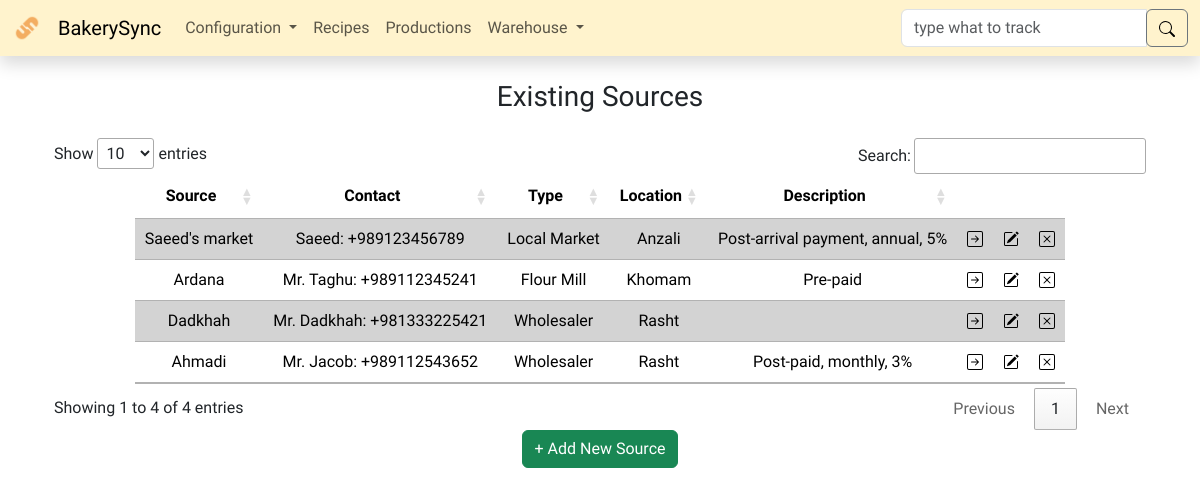
The app's page /sources/, older data.
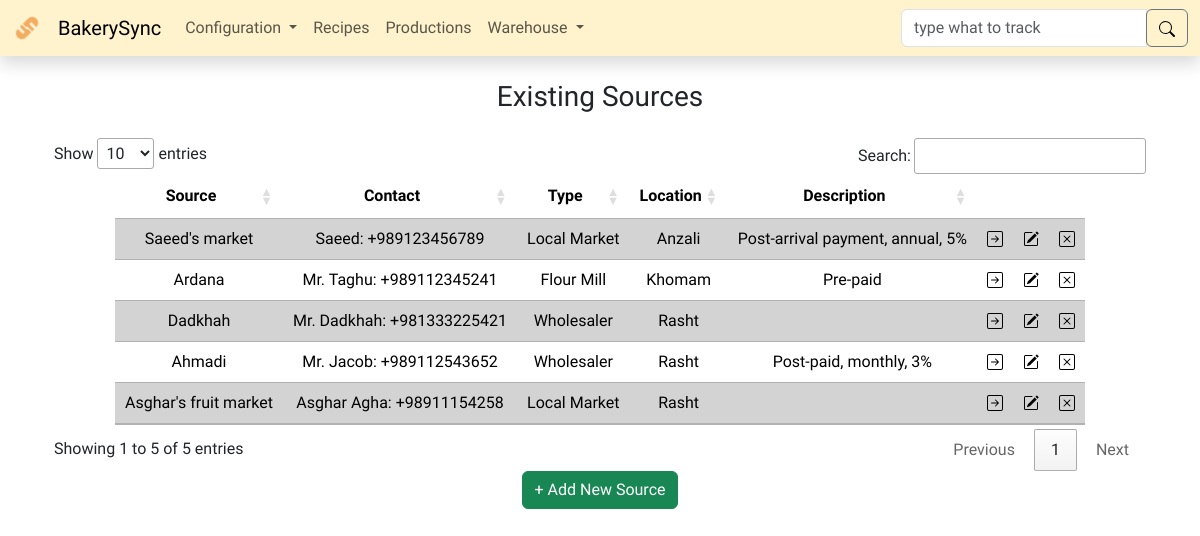
The same page, newer data.
### models.py (models this page shows, shortened)
class BaseModel(db.Model):
    __abstract__ = True
    id = db.Column(db.Integer, primary_key=True)

class Source(BaseModel):
    name = db.Column(db.String(255), unique=True, nullable=False)
    contact_person = db.Column(db.String(255))
    contact_information = db.Column(db.String(255))
    type = db.Column(db.String(255), nullable=False)
    location = db.Column(db.String(255))
    description = db.Column(db.String(255))
    arrivals = db.relationship('IngredientArrival', backref='source')

### routes/sources.py (the view)
@sources_bp.route('/', methods=['GET', 'POST'])
def sources():
    if request.method == 'POST':
        name = request.form['name'].capitalize()
        contact_person = request.form['contact_person'].title()
        contact_information = request.form['contact_information']
        type = request.form['type'].title()
        location = request.form['location'].title()
        description = request.form['description']
        new_source = Source(
            name=name,
            contact_person=contact_person,
            contact_information=contact_information,
            type=type,
            location=location,
            description=description
        )
        try:
            db.session.add(new_source)
            db.session.commit()
            flash('New source added successfully', 'success')
            return redirect(url_for('sources.sources'))
        except Exception as e:
            if 'UNIQUE constraint failed: source.name' in str(e):
                flash(
                    f'Can not add another source with the name {name}. Source name must be unique. Please choose a different name.', 'warning')
            else:
                flash(f'Error: {str(e)}', 'warning')
            db.session.rollback()  # Rollback any changes to the database
            return redirect(url_for('sources.sources'))
    else:
        sources = Source.query.all()
        return render_template('sources.html', sources=sources)

### app.py (called while the page is built)
@app.after_request
def after_request(response):
    response.headers["Cache-Control"] = "no-cache, no-store, must-revalidate"
    response.headers["Expires"] = 0
    response.headers["Pragma"] = "no-cache"
    return response

@app.template_filter('escape_html')
def escape_html_filter(s):
    result = ""
    for c in s:
        if c in ["'", '"']:
            result += "\\" + c
        else:
            result += c
    return result

### templates/sources.html (shortened to what this page needs)
{% extends "layout.html" %}
{%block main %}
<div class="container mx-auto text-center">
  <div class="container mx-auto">
    <h3 class="my-4">Existing Sources</h3>
    <table id="source_table" class="table table-striped w-auto mx-auto">
      <thead>
        <tr>
          <th>Source</th>
          <th>Contact</th>
          <th>Type</th>
          <th>Location</th>
          <th>Description</th>
          <th></th>
          <th></th>
          <th></th>
        </tr>
      </thead>
      <tbody>
        {% for source in sources %}
        <tr>
          <td>{{ source.name }}</td>
          <td>{{ source.contact_person }}: {{ source.contact_information }}</td>
          <td>{{ source.type }}</td>
          <td>{{ source.location }}</td>
          <td>{{ source.description }}</td>
          <td>
            <form action="{{ url_for('sources.track') }}" method="post">
              <input
                type="image"
                src="/static/icons/arrow-right-square.svg"
                alt="track"
                name="source_track"
                title="Track {{ source.name }}"
              />
            </form>
          </td>
          <td>
            <img
              src="/static/icons/pencil-square.svg"
              alt="edit"
              name="source_edit"
              type="button"
              class="edit-source"
              title="Edit {{ source.name }}"
              data-bs-toggle="offcanvas"
              data-bs-target="#EditCanvas"
              aria-controls="EditCanvas"
              onclick="populateCanvas(
              '{{ source.id }}',
              '{{ source.name|escape_html }}',
              '{{ source.contact_person|escape_html }}',
              '{{ source.contact_information|escape_html }}',
              '{{ source.type|escape_html }}',
              '{{ source.location|escape_html }}',
              '{{ source.description|escape_html }}'
            );"
            />
          </td>
          <td>
            <form
              id="del-{{ source.id }}"
              action="{{ url_for('sources.delete_source') }}"
              method="post"
            >
              <img
                src="/static/icons/x-square.svg"
                alt="delete"
                name="source_delete"
                type="submit"
                title="Delete {{ source.name }}"
                onclick="return confirmDelete('del-{{ source.id }}', '{{ source.name|escape_html }}');"
              />
            </form>
          </td>
        </tr>
        {% endfor %}
      </tbody>
    </table>
  </div>
  <button
    class="btn btn-success"
    type="button"
    data-bs-toggle="offcanvas"
    data-bs-target="#AddCanvas"
    aria-controls="AddCanvas"
  >
    + Add New Source
  </button>
</div>
{% endblock %}

Row changes from the older to the newer data that the page shows:
added Source: name "Asghar's fruit market", contact_person "Asghar Agha", contact_information "+98911154258", type "Local Market", location "Rasht"
Text that changed along with them:
text written by a page script: "Show entries Search: Showing 1 to 4 of 4 entries Previous 1 Next" → "Show entries Search: Showing 1 to 5 of 5 entries Previous 1 Next"
